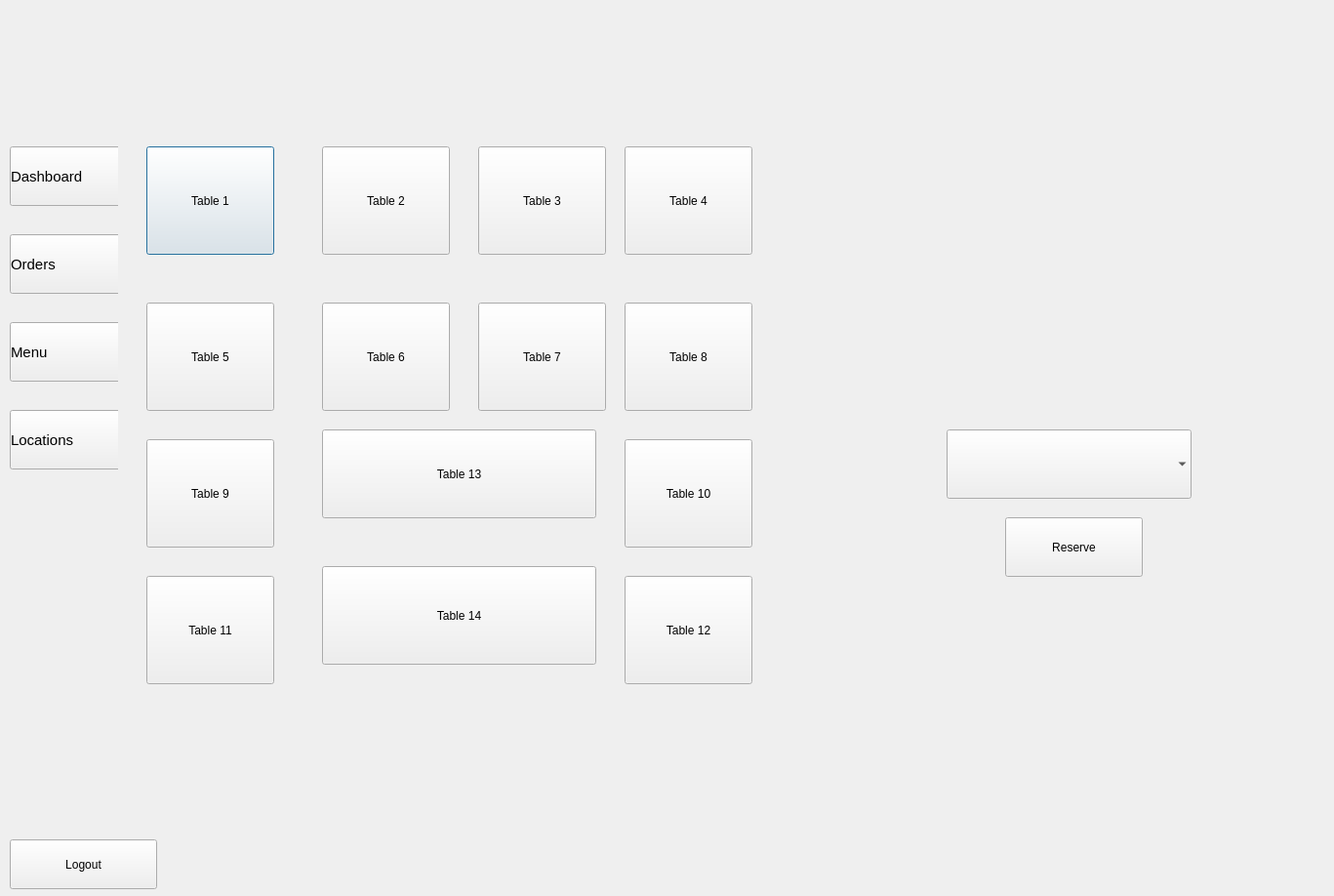
<?xml version="1.0" encoding="UTF-8"?>
<ui version="4.0">
 <class>Home</class>
 <widget class="QDialog" name="Home">
  <property name="geometry">
   <rect>
    <x>0</x>
    <y>0</y>
    <width>1367</width>
    <height>918</height>
   </rect>
  </property>
  <property name="windowTitle">
   <string>Dialog</string>
  </property>
  <property name="styleSheet">
   <string notr="true"/>
  </property>
  <widget class="QLabel" name="label">
   <property name="geometry">
    <rect>
     <x>10</x>
     <y>20</y>
     <width>261</width>
     <height>71</height>
    </rect>
   </property>
   <property name="styleSheet">
    <string notr="true">image: url(:/img/logo.png);</string>
   </property>
   <property name="text">
    <string/>
   </property>
  </widget>
  <widget class="QLabel" name="label_2">
   <property name="geometry">
    <rect>
     <x>530</x>
     <y>10</y>
     <width>281</width>
     <height>41</height>
    </rect>
   </property>
   <property name="styleSheet">
    <string notr="true">color: rgb(0, 0, 0);</string>
   </property>
   <property name="text">
    <string/>
   </property>
  </widget>
  <widget class="QPushButton" name="Table1">
   <property name="geometry">
    <rect>
     <x>150</x>
     <y>150</y>
     <width>131</width>
     <height>111</height>
    </rect>
   </property>
   <property name="text">
    <string>Table 1</string>
   </property>
  </widget>
  <widget class="QPushButton" name="Table2">
   <property name="geometry">
    <rect>
     <x>330</x>
     <y>150</y>
     <width>131</width>
     <height>111</height>
    </rect>
   </property>
   <property name="text">
    <string>Table 2</string>
   </property>
  </widget>
  <widget class="QPushButton" name="Table3">
   <property name="geometry">
    <rect>
     <x>490</x>
     <y>150</y>
     <width>131</width>
     <height>111</height>
    </rect>
   </property>
   <property name="text">
    <string>Table 3</string>
   </property>
  </widget>
  <widget class="QPushButton" name="Table4">
   <property name="geometry">
    <rect>
     <x>640</x>
     <y>150</y>
     <width>131</width>
     <height>111</height>
    </rect>
   </property>
   <property name="text">
    <string>Table 4</string>
   </property>
  </widget>
  <widget class="QPushButton" name="Table8">
   <property name="geometry">
    <rect>
     <x>640</x>
     <y>310</y>
     <width>131</width>
     <height>111</height>
    </rect>
   </property>
   <property name="text">
    <string>Table 8</string>
   </property>
  </widget>
  <widget class="QPushButton" name="Table5">
   <property name="geometry">
    <rect>
     <x>150</x>
     <y>310</y>
     <width>131</width>
     <height>111</height>
    </rect>
   </property>
   <property name="text">
    <string>Table 5</string>
   </property>
  </widget>
  <widget class="QPushButton" name="Table7">
   <property name="geometry">
    <rect>
     <x>490</x>
     <y>310</y>
     <width>131</width>
     <height>111</height>
    </rect>
   </property>
   <property name="text">
    <string>Table 7</string>
   </property>
  </widget>
  <widget class="QPushButton" name="Table6">
   <property name="geometry">
    <rect>
     <x>330</x>
     <y>310</y>
     <width>131</width>
     <height>111</height>
    </rect>
   </property>
   <property name="text">
    <string>Table 6</string>
   </property>
  </widget>
  <widget class="QPushButton" name="Table10">
   <property name="geometry">
    <rect>
     <x>640</x>
     <y>450</y>
     <width>131</width>
     <height>111</height>
    </rect>
   </property>
   <property name="text">
    <string>Table 10</string>
   </property>
  </widget>
  <widget class="QPushButton" name="Table12">
   <property name="geometry">
    <rect>
     <x>640</x>
     <y>590</y>
     <width>131</width>
     <height>111</height>
    </rect>
   </property>
   <property name="text">
    <string>Table 12</string>
   </property>
  </widget>
  <widget class="QPushButton" name="Table9">
   <property name="geometry">
    <rect>
     <x>150</x>
     <y>450</y>
     <width>131</width>
     <height>111</height>
    </rect>
   </property>
   <property name="text">
    <string>Table 9</string>
   </property>
  </widget>
  <widget class="QPushButton" name="Table11">
   <property name="geometry">
    <rect>
     <x>150</x>
     <y>590</y>
     <width>131</width>
     <height>111</height>
    </rect>
   </property>
   <property name="text">
    <string>Table 11</string>
   </property>
  </widget>
  <widget class="QPushButton" name="Table13">
   <property name="geometry">
    <rect>
     <x>330</x>
     <y>440</y>
     <width>281</width>
     <height>91</height>
    </rect>
   </property>
   <property name="text">
    <string>Table 13</string>
   </property>
  </widget>
  <widget class="QPushButton" name="Table14">
   <property name="geometry">
    <rect>
     <x>330</x>
     <y>580</y>
     <width>281</width>
     <height>101</height>
    </rect>
   </property>
   <property name="text">
    <string>Table 14</string>
   </property>
  </widget>
  <widget class="QPushButton" name="Reserve">
   <property name="geometry">
    <rect>
     <x>1030</x>
     <y>530</y>
     <width>141</width>
     <height>61</height>
    </rect>
   </property>
   <property name="text">
    <string>Reserve</string>
   </property>
  </widget>
  <widget class="QComboBox" name="Table1_list">
   <property name="geometry">
    <rect>
     <x>970</x>
     <y>440</y>
     <width>251</width>
     <height>71</height>
    </rect>
   </property>
   <property name="frame">
    <bool>false</bool>
   </property>
  </widget>
  <widget class="QLabel" name="TableImg">
   <property name="geometry">
    <rect>
     <x>970</x>
     <y>230</y>
     <width>241</width>
     <height>201</height>
    </rect>
   </property>
   <property name="styleSheet">
    <string notr="true">image: url(:/img/tables.png);</string>
   </property>
   <property name="text">
    <string/>
   </property>
  </widget>
  <widget class="QLabel" name="TableNum">
   <property name="geometry">
    <rect>
     <x>1010</x>
     <y>150</y>
     <width>161</width>
     <height>61</height>
    </rect>
   </property>
   <property name="text">
    <string/>
   </property>
  </widget>
  <widget class="QWidget" name="sidebar" native="true">
   <property name="geometry">
    <rect>
     <x>0</x>
     <y>120</y>
     <width>121</width>
     <height>731</height>
    </rect>
   </property>
   <widget class="QPushButton" name="Locations">
    <property name="geometry">
     <rect>
      <x>10</x>
      <y>300</y>
      <width>151</width>
      <height>61</height>
     </rect>
    </property>
    <property name="styleSheet">
     <string notr="true">text-align: left;
font-size: 15px;</string>
    </property>
    <property name="text">
     <string>Locations</string>
    </property>
   </widget>
   <widget class="QPushButton" name="Menu">
    <property name="geometry">
     <rect>
      <x>10</x>
      <y>210</y>
      <width>151</width>
      <height>61</height>
     </rect>
    </property>
    <property name="styleSheet">
     <string notr="true">text-align: left;
font-size: 15px;</string>
    </property>
    <property name="text">
     <string>Menu</string>
    </property>
   </widget>
   <widget class="QPushButton" name="Dashboard">
    <property name="geometry">
     <rect>
      <x>10</x>
      <y>30</y>
      <width>161</width>
      <height>61</height>
     </rect>
    </property>
    <property name="styleSheet">
     <string notr="true">text-align: left;
font-size: 15px;</string>
    </property>
    <property name="text">
     <string>Dashboard</string>
    </property>
   </widget>
   <widget class="QPushButton" name="Orders">
    <property name="geometry">
     <rect>
      <x>10</x>
      <y>120</y>
      <width>161</width>
      <height>61</height>
     </rect>
    </property>
    <property name="styleSheet">
     <string notr="true">text-align: left;
font-size: 15px;</string>
    </property>
    <property name="text">
     <string>Orders</string>
    </property>
   </widget>
  </widget>
  <widget class="QPushButton" name="Logout">
   <property name="geometry">
    <rect>
     <x>10</x>
     <y>860</y>
     <width>151</width>
     <height>51</height>
    </rect>
   </property>
   <property name="styleSheet">
    <string notr="true">color: rgb(0, 0, 0);
</string>
   </property>
   <property name="text">
    <string>Logout</string>
   </property>
   <property name="icon">
    <iconset theme="QIcon::ThemeIcon::SystemLogOut"/>
   </property>
  </widget>
 </widget>
 <resources/>
 <connections/>
</ui>
